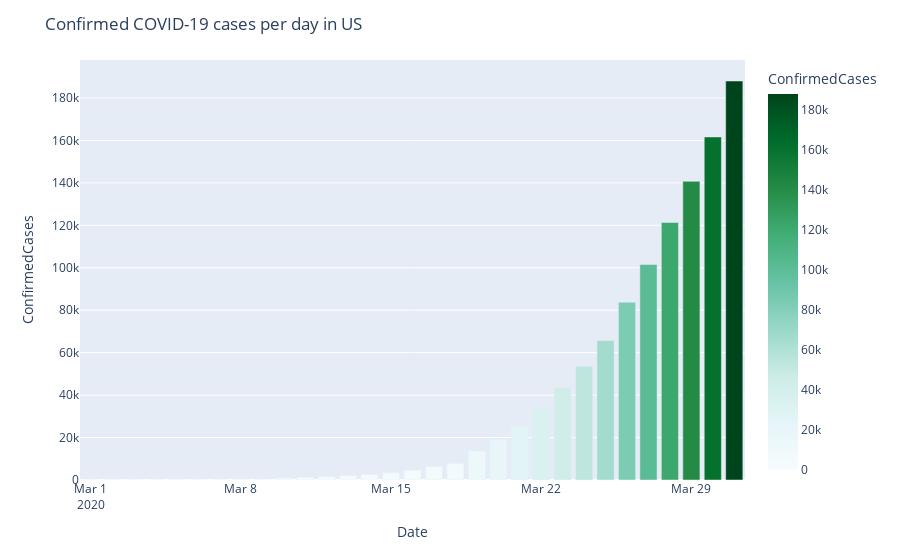

Notebook code for this chart:
### Markdown cell above
Confirmed COVID-19 cases per day in US

### Code cell
df_by_date = pd.DataFrame(train.fillna('NA').groupby(['Country_Region','Date'])['ConfirmedCases'].sum().sort_values().reset_index())

fig = px.bar(df_by_date.loc[(df_by_date['Country_Region'] == 'US') &(df_by_date.Date >= '2020-03-01')].sort_values('ConfirmedCases',ascending = False), 
             x='Date', y='ConfirmedCases', color="ConfirmedCases", color_continuous_scale=px.colors.sequential.BuGn)

fig.update_layout(title_text='Confirmed COVID-19 cases per day in US')
fig.show()

### Figure 1 — Plotly figure (JSON) as saved in the notebook; plotly's stock layout.template omitted (floating-point values rounded to 4 significant figures)
{"data": [{"textposition": "auto", "hovertemplate": "Date=%{x}<br>ConfirmedCases=%{marker.color}", "showlegend": false, "legendgroup": "", "name": "", "yaxis": "y", "y": [188018, 161655, 140734, 121326, 101580, 83759, 65701, 53659, 43586, 33663, 25414, 19025, 13608, 7715, 6353, 4565, 3431, 2658, 2112, 1596, 1214, 892, 0, 0, 0, 0, 0, 0, 0, 0, 0], "hoverlabel": {"namelength": 0}, "offsetgroup": "", "xaxis": "x", "marker": {"color": [188018, 161655, 140734, 121326, 101580, 83759, 65701, 53659, 43586, 33663, 25414, 19025, 13608, 7715, 6353, 4565, 3431, 2658, 2112, 1596, 1214, 892, 0, 0, 0, 0, 0, 0, 0, 0, 0], "coloraxis": "coloraxis"}, "x": ["2020-03-31", "2020-03-30", "2020-03-29", "2020-03-28", "2020-03-27", "2020-03-26", "2020-03-25", "2020-03-24", "2020-03-23", "2020-03-22", "2020-03-21", "2020-03-20", "2020-03-19", "2020-03-18", "2020-03-17", "2020-03-16", "2020-03-15", "2020-03-14", "2020-03-13", "2020-03-12", "2020-03-11", "2020-03-10", "2020-03-08", "2020-03-01", "2020-03-02", "2020-03-03", "2020-03-04", "2020-03-05", "2020-03-06", "2020-03-07", "2020-03-09"], "alignmentgroup": "True", "type": "bar", "orientation": "v"}], "layout": {"xaxis": {"domain": [0, 1], "anchor": "y", "title": {"text": "Date"}}, "title": {"text": "Confirmed COVID-19 cases per day in US"}, "yaxis": {"domain": [0, 1], "anchor": "x", "title": {"text": "ConfirmedCases"}}, "barmode": "relative", "margin": {"t": 60}, "legend": {"tracegroupgap": 0}, "coloraxis": {"colorbar": {"title": {"text": "ConfirmedCases"}}, "colorscale": [[0, "rgb(247,252,253)"], [0.125, "rgb(229,245,249)"], [0.25, "rgb(204,236,230)"], [0.375, "rgb(153,216,201)"], [0.5, "rgb(102,194,164)"], [0.625, "rgb(65,174,118)"], [0.75, "rgb(35,139,69)"], [0.875, "rgb(0,109,44)"], [1, "rgb(0,68,27)"]]}}}
